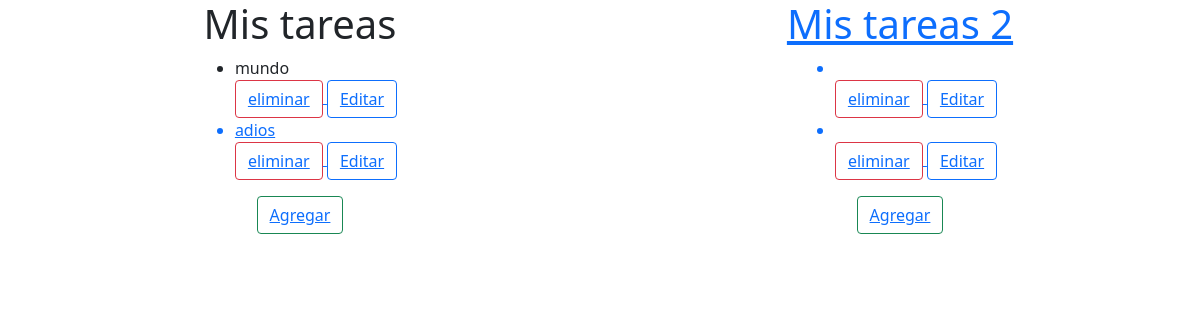
Before: / with the older database file.
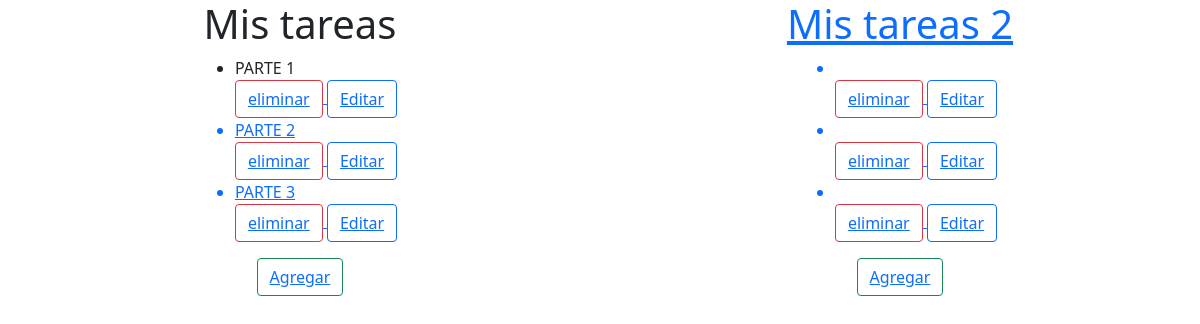
After: the same page with the newer database file.
### todo/models.py (models this page shows)
class Tarea(models.Model):
    tarea = models.CharField(max_length=100)
    def __str__(self):
        return self.tarea

### todo/views.py (the view)
# urls.py: 2. Add a URL to urlpatterns:  path('', views.home, name='home')
def home(request):
    tareas = Tarea.objects.all()
    tareas2 = Tarea2.objects.all()
    context = {'tareas': tareas, 'tareas2': tareas2}
    return render(request, 'todo/home.html', context)

### todo/templates/todo/home.html
{% extends 'todo/layout.html' %}
{% block content %}
        <ul>
        {% for tarea in tareas %}
            <li>{{tarea}}</li>
            <button class="btn btn-outline-danger"><a href="{%url 'eliminar' tarea.id %}">eliminar</button>
            <button class="btn btn-outline-primary"><a href="{%url 'editar' tarea.id %}">Editar</button>
        {% endfor %}
        </ul>
        <button class="btn btn-outline-success"><a href="{%url 'agregar'%}">Agregar</button>
{% endblock %}
{% block content2 %}
<ul>
    {% for tarea in tareas %}
        <li>{{ tarea2 }}</li>
        <button class="btn btn-outline-danger"><a href="{% url 'eliminar' tarea.id %}">eliminar</button>
        <button class="btn btn-outline-primary"><a href="{% url 'editar' tarea.id %}">Editar</button>
    {% endfor %}
    </ul>
    <button class="btn btn-outline-success"><a href="{% url 'agregar' %}">Agregar</button>
{% endblock %}

### todo/templates/todo/layout.html (shortened to what this page needs)
<!DOCTYPE html>
<html>
  <head>
    <link
      href="https://cdn.jsdelivr.net/npm/bootstrap@5.1.3/dist/css/bootstrap.min.css"
      rel="stylesheet"
    />
  </head>
  <body>
    <div style="display: flex">
      <div style="flex: 1; display: grid; place-items: center">
        <h1>Mis tareas</h1>
        {% block content%} {% endblock %}
      </div>
      <div style="flex: 1; display: grid; place-items: center">
        <h1>Mis tareas 2</h1>
        {% block content2%} {% endblock %}
      </div>
    </div>
  </body>
</html>

Changed rows visible on the page:
removed Tarea: tarea "mundo"
removed Tarea: tarea "adios"
added Tarea: tarea "PARTE 1"
added Tarea: tarea "PARTE 2"
added Tarea: tarea "PARTE 3"
